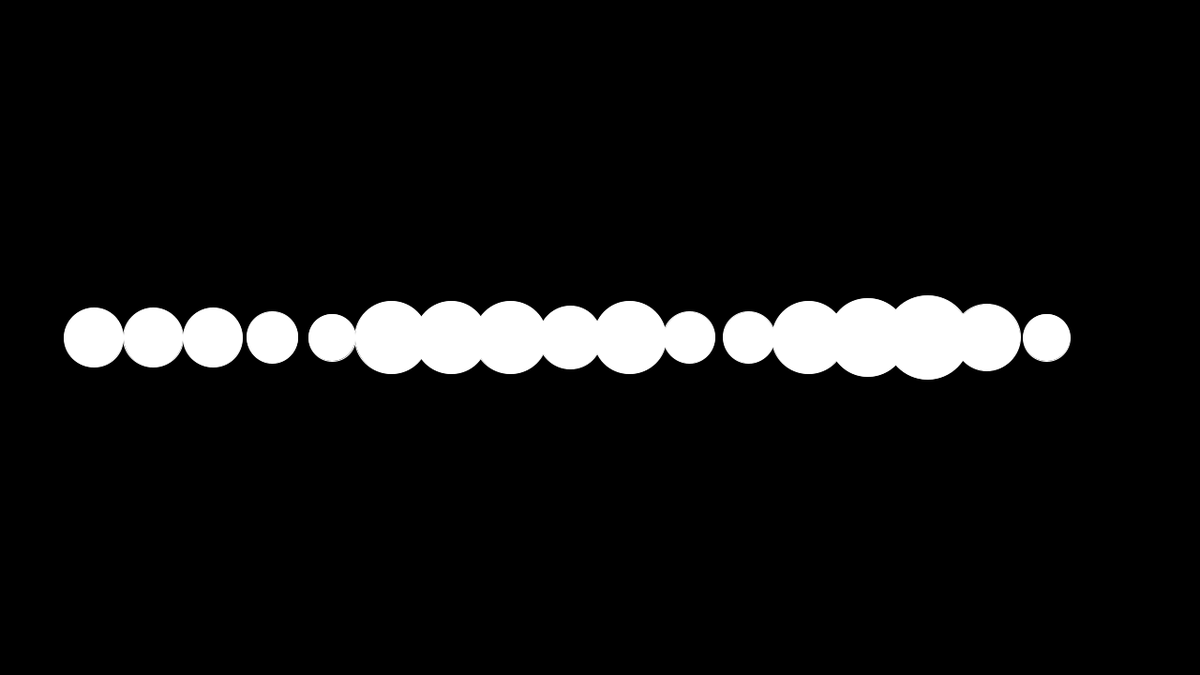
Frame 1 (no input)
Frame 60 (the mouse pressed at the canvas centre just before this capture): identical to frame 1, image omitted
Frame 120 (the mouse held since frame 60 and released just before this capture): identical to frame 1, image omitted

The Processing sketch that drew this single still picture (run headless with seeded random() and noise(); from frame 60 on, the mouse is pressed at the canvas centre):

// Processing sketch: SimpleViz
// ── SimpleViz.pde
float[] nums = {4,4,4,3,2.5,6,6,6,4.5,6,3,3,6,7,8,5,2.5};

void setup() {
  size(1280,720);
  background(0);
  
  stroke(255);
  for(int i = 0; i < nums.length; i++) {
    float n = nums[i];
    float x = map(i, 0, nums.length, 100, width - 100);
    float h = map(n, 0, 10, 0, height);
    
    float d = map(sqrt(n), 0, sqrt(10), 0, 100);
    //line(x,height,x,height - h);
    //rect(x,height,10,-h);
    ellipse(x,height/2,d,d);
  }
  
}

void draw() {
  
}
